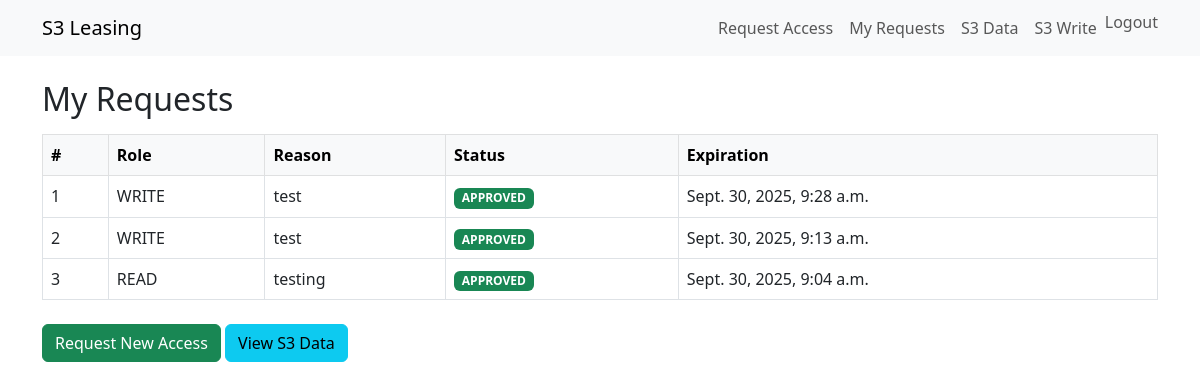
Page /my-requests/ (signed in) on the earlier database version.
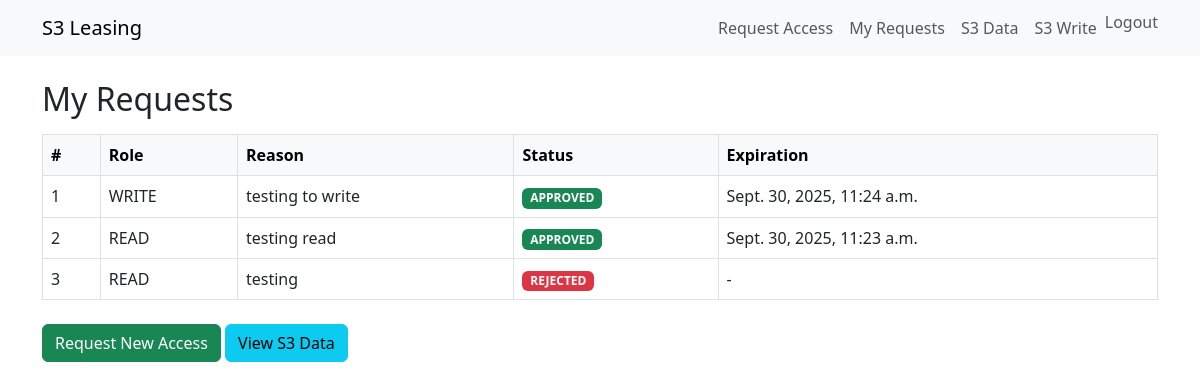
Same page on the later database version.
### lease/models.py (models this page shows, shortened)
class LeaseRequest(models.Model):
    user = models.ForeignKey(User, on_delete=models.CASCADE)
    role_requested = models.CharField(max_length=5, choices=ROLE_CHOICES)
    reason = models.TextField()
    duration_seconds = models.PositiveIntegerField(default=3600)
    status = models.CharField(max_length=10, choices=STATUS_CHOICES, default='PENDING')
    approver = models.ForeignKey(User, null=True, blank=True, on_delete=models.SET_NULL, related_name='approved_requests')
    created_at = models.DateTimeField(auto_now_add=True)
    approved_at = models.DateTimeField(null=True, blank=True)
    assumed_role_arn = models.CharField(max_length=255, blank=True)
    access_key = models.CharField(max_length=255, blank=True)
    secret_key = models.CharField(max_length=255, blank=True)
    session_token = models.CharField(max_length=255, blank=True)
    expiration = models.DateTimeField(null=True, blank=True)

### lease/views.py (the view)
# urls.py: path('my-requests/', views.my_requests, name='my_requests'),
@login_required
def my_requests(request):
    leases = LeaseRequest.objects.filter(user=request.user).order_by('-created_at')
    return render(request, 'lease/my_requests.html', {'leases': leases})

### templates/lease/my_requests.html
{% extends 'base.html' %}
{% block content %}
<h2>My Requests</h2>
<table class="table table-bordered table-hover mt-3">
<thead class="table-light">
<tr>
<th>#</th>
<th>Role</th>
<th>Reason</th>
<th>Status</th>
<th>Expiration</th>
</tr>
</thead>
<tbody>
{% for lease in leases %}
<tr>
<td>{{ forloop.counter }}</td>
<td>{{ lease.role_requested }}</td>
<td>{{ lease.reason }}</td>
<td>
{% if lease.status == 'APPROVED' %}
<span class="badge bg-success">{{ lease.status }}</span>
{% elif lease.status == 'PENDING' %}
<span class="badge bg-warning text-dark">{{ lease.status }}</span>
{% elif lease.status == 'REJECTED' %}
<span class="badge bg-danger">{{ lease.status }}</span>
{% elif lease.status == 'EXPIRED' %}
<span class="badge bg-secondary">{{ lease.status }}</span>
{% endif %}
</td>
<td>{{ lease.expiration|default:"-" }}</td>
</tr>
{% empty %}
<tr><td colspan="5">No requests found.</td></tr>
{% endfor %}
</tbody>
</table>
<a href="{% url 'lease:request_lease' %}" class="btn btn-success mt-2">Request New Access</a>
<a href="{% url 'lease:s3_data' %}" class="btn btn-info mt-2">View S3 Data</a>
{% endblock %}

### templates/base.html (shortened to what this page needs)
<!DOCTYPE html>
<html lang="en">
<head>
  <link href="https://cdn.jsdelivr.net/npm/bootstrap@5.3.0/dist/css/bootstrap.min.css" rel="stylesheet">
</head>
<body>
<nav class="navbar navbar-expand-lg navbar-light bg-light">
  <div class="container">
    <a class="navbar-brand" href="{% url 'lease:home' %}">S3 Leasing</a>
    <div class="collapse navbar-collapse" id="navbarNav">
      <ul class="navbar-nav ms-auto">
        {% if user.is_authenticated %}
          {% if user.is_staff %}
            <li class="nav-item"><a class="nav-link" href="{% url 'lease:pending_requests' %}">Pending Requests</a></li>
            <li class="nav-item"><a class="nav-link" href="{% url 'lease:approved_requests' %}">Approved</a></li>
            <li class="nav-item"><a class="nav-link" href="{% url 'lease:rejected_requests' %}">Rejected</a></li>
          {% else %}
            <li class="nav-item"><a class="nav-link" href="{% url 'lease:request_lease' %}">Request Access</a></li>
            <li class="nav-item"><a class="nav-link" href="{% url 'lease:my_requests' %}">My Requests</a></li>
            <li class="nav-item"><a class="nav-link" href="{% url 'lease:s3_data' %}">S3 Data</a></li>
             <li class="nav-item"><a class="nav-link" href="{% url 'lease:s3_write' %}">S3 Write</a></li>
          {% endif %}
          <li class="nav-item">
            <form method="post" action="{% url 'logout' %}" class="d-inline">
              <button type="submit" class="btn btn-link nav-link" style="display:inline; padding:0; border:none; background:none;">Logout</button>
            </form>
          </li>
        {% else %}
          <li class="nav-item"><a class="nav-link" href="{% url 'login' %}">Login</a></li>
        {% endif %}
      </ul>
    </div>
  </div>
</nav>
<div class="container mt-4">
  {% block content %}{% endblock %}
</div>
</body>
</html>

Differences in the rows shown:
removed LeaseRequest: role_requested "WRITE", reason "test", status "APPROVED", expiration "Sept. 30, 2025, 9:28 a.m."
removed LeaseRequest: role_requested "WRITE", reason "test", status "APPROVED", expiration "Sept. 30, 2025, 9:13 a.m."
removed LeaseRequest: role_requested "READ", reason "testing", status "APPROVED", expiration "Sept. 30, 2025, 9:04 a.m."
added LeaseRequest: role_requested "WRITE", reason "testing to write", status "APPROVED", expiration "Sept. 30, 2025, 11:24 a.m."
added LeaseRequest: role_requested "READ", reason "testing read", status "APPROVED", expiration "Sept. 30, 2025, 11:23 a.m."
added LeaseRequest: role_requested "READ", reason "testing", status "REJECTED", expiration "-"
